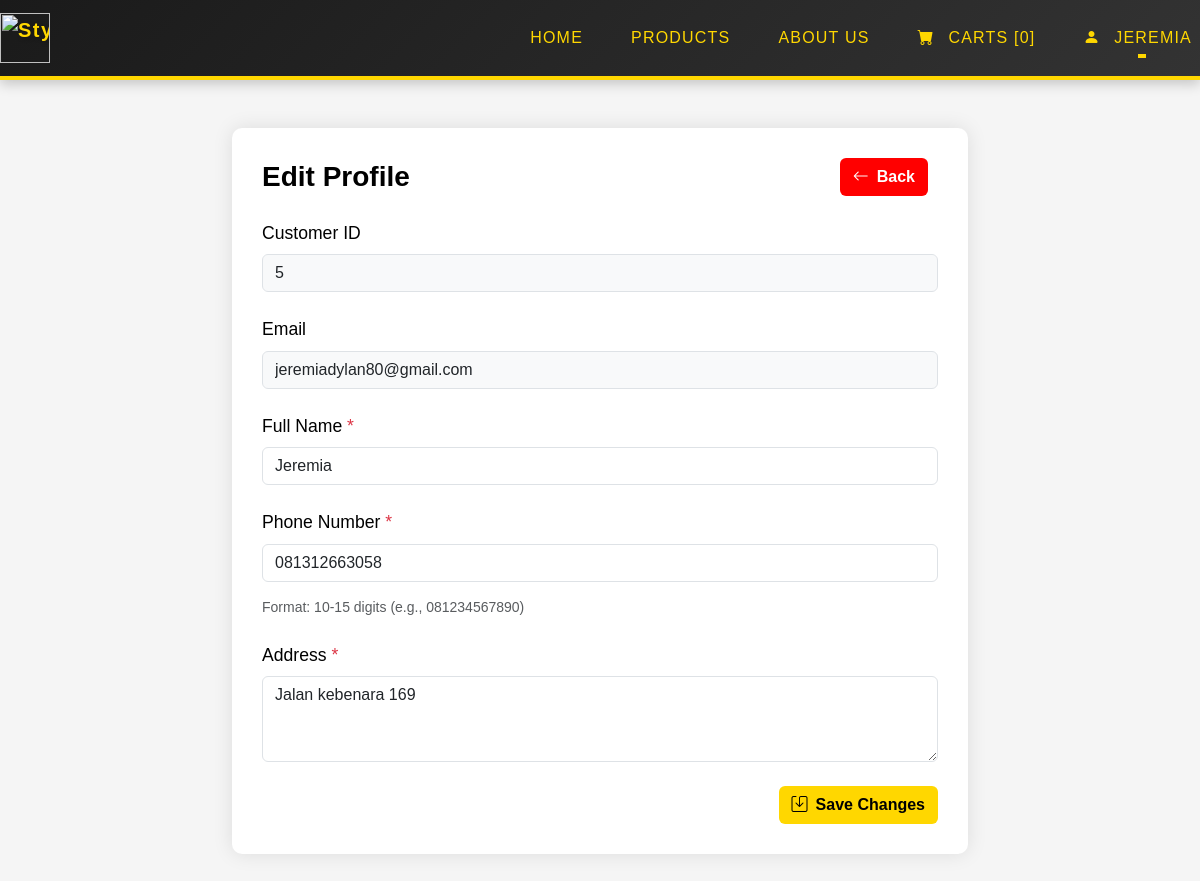
The app's page /user/profile.php (signed in) with its own data.
### tables this page shows
CREATE TABLE `customer` (
  `customer_id` int NOT NULL,
  `nama` varchar(100) NOT NULL,
  `password` text NOT NULL,
  `email` varchar(100) NOT NULL,
  `no_telepon` varchar(20) NOT NULL,
  `alamat` text NOT NULL
);

### user/profile.php (the view, shortened to what this page needs)
<?php
include 'header.php';
$customer_id = $_SESSION['kd_cs'];
$query = "SELECT * FROM customer WHERE customer_id = ?";
$stmt = $conn->prepare($query);
$stmt->bind_param("i", $customer_id);
$stmt->execute();
$result = $stmt->get_result();
$customer = $result->fetch_assoc();
?>
<!DOCTYPE html>
<html lang="en">
<head>
</head>
<body>
    <div class="container my-5">
        <div class="row justify-content-center">
            <div class="col-lg-8">
                <div class="profile-container">
                    <div class="profile-header d-flex justify-content-between align-items-center mb-4">
                        <h1 class="profile-title">Edit Profile</h1>
                        <a href="produk.php" class="btn btn-cancel">
                            <i class="bi bi-arrow-left me-2"></i>Back
                        </a>
                    </div>
                    <form method="POST" action="">
                        <div class="mb-4">
                            <label for="customer_id" class="form-label">Customer ID</label>
                            <input type="text" class="form-control" id="customer_id" value="<?= htmlspecialchars($customer['customer_id']) ?>" disabled>
                        </div>
                        <div class="mb-4">
                            <label for="email" class="form-label">Email</label>
                            <input type="email" class="form-control" id="email" value="<?= htmlspecialchars($customer['email']) ?>" disabled>
                        </div>
                        <div class="mb-4">
                            <label for="nama" class="form-label">Full Name <span class="text-danger">*</span></label>
                            <input type="text" class="form-control" id="nama" name="nama" value="<?= htmlspecialchars($customer['nama']) ?>" required>
                        </div>
                        <div class="mb-4">
                            <label for="no_telepon" class="form-label">Phone Number <span class="text-danger">*</span></label>
                            <input type="tel" class="form-control" id="no_telepon" name="no_telepon" value="<?= htmlspecialchars($customer['no_telepon']) ?>" required>
                            <small class="text-muted">Format: 10-15 digits (e.g., 081234567890)</small>
                        </div>
                        <div class="mb-4">
                            <label for="alamat" class="form-label">Address <span class="text-danger">*</span></label>
                            <textarea class="form-control" id="alamat" name="alamat" rows="3" required><?= htmlspecialchars($customer['alamat']) ?></textarea>
                        </div>
                        <div class="d-flex justify-content-end">
                            <button type="submit" class="btn btn-save">
                                <i class="bi bi-save me-2"></i>Save Changes
                            </button>
                        </div>
                    </form>
                </div>
            </div>
        </div>
    </div>
</body>
</html>

### user/css/header.css (style rules this page uses)
:root { --primary-yellow: #FFD700; --dark-yellow: #FFC000; --light-yellow: #FFECB3; --dark-bg: #1A1A1A; --text-dark: #333333; --black:#000000; }
* { margin: 0; padding: 0; box-sizing: border-box; font-family: 'Arial', sans-serif; }
body { background-color: #FFF9E6; color: var(--text-dark); font-size: 1rem; }
.form-label { color: var(--black); font-size: 1.1rem; margin-bottom: 8px; }
.form-control { font-size: 1.1rem; padding: 10px 15px; margin-bottom: 15px; background-color: rgba(255, 255, 255, 0.1); border: 1px solid var(--primary-yellow); color: white; transition: all 0.3s ease; }

### user/profile.php (style rules this page uses)
body { font-family: 'Segoe UI', Tahoma, Geneva, Verdana, sans-serif; background-color: #f5f5f5; color: var(--black); }
.profile-container { background-color: white; border-radius: 10px; box-shadow: 0 0 20px rgba(0, 0, 0, 0.1); padding: 30px; margin-bottom: 30px; }
.profile-title { font-size: 28px; font-weight: 600; color: var(--primary-blue); margin: 0; }
.btn-save { background-color: var(--primary-yellow); color: black; font-weight: 700; }
.btn-cancel { background-color: red; color: white; font-weight: 700; margin-right: 10px; }
.form-control:disabled { background-color: #f8f9fa; opacity: 1; }
.profile-header { display: flex; justify-content: space-between; align-items: center; margin-bottom: 1.5rem; }

### records on screen
customer: customer_id "5", email "jeremiadylan80@gmail.com", nama "Jeremia", no_telepon "081312663058", alamat "Jalan kebenara 169"

### other values on screen
$cart_count "0"
$_SESSION['nama'] "JEREMIA"
